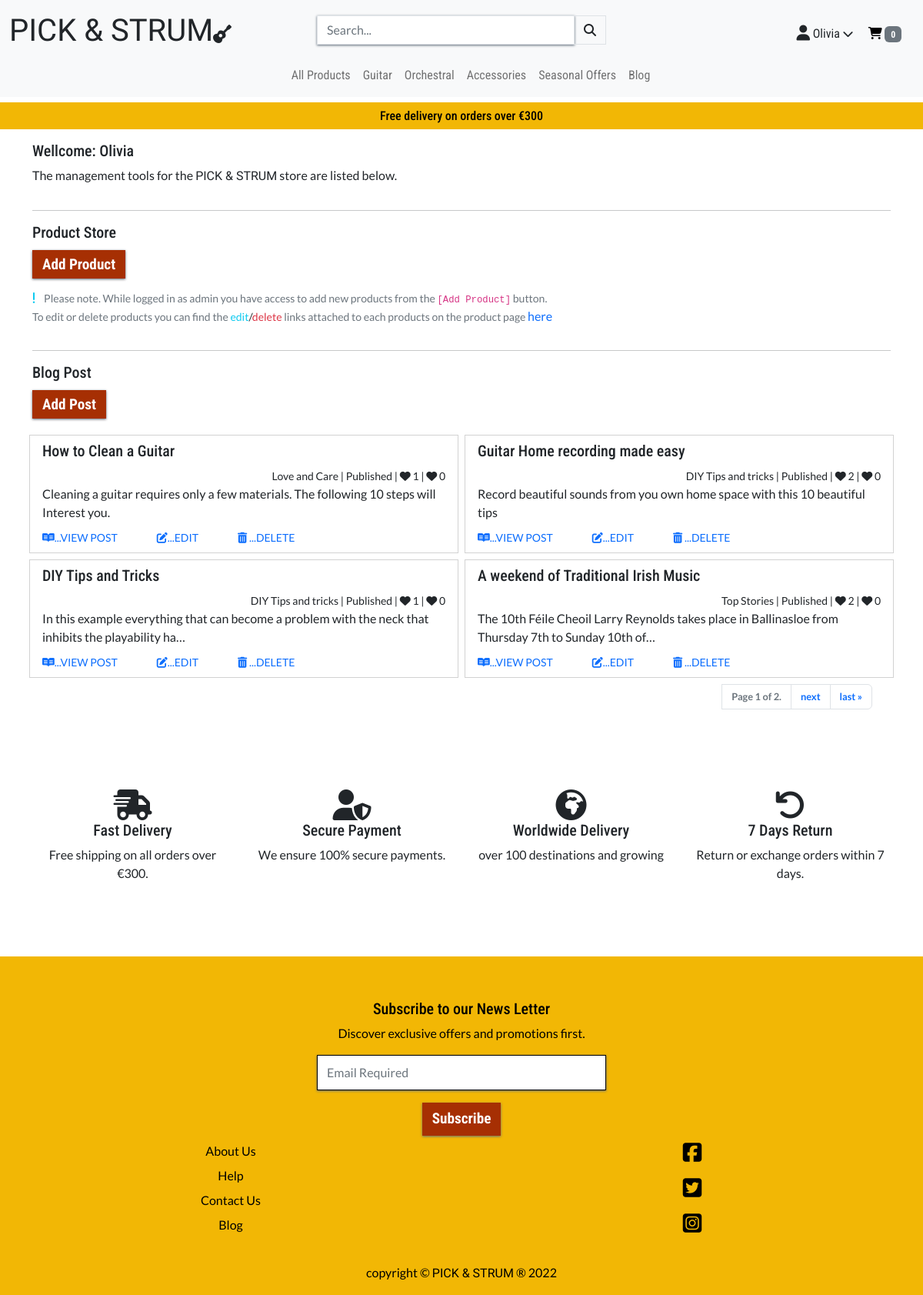
Page /management/ (signed in) on the committed database.
### blog/models.py (models this page shows, shortened)
class Post(models.Model):
    title = models.CharField(max_length=100, unique=True)
    slug = models.SlugField(max_length=100, unique=True)
    author = models.ForeignKey(
        User, null=True, on_delete=models.SET_NULL)
    updated_on = models.DateTimeField(auto_now=True)
    category = models.ForeignKey(
        PostCategory, null=True, on_delete=models.SET_NULL, related_name='post')
    content = models.TextField()
    featured_image = models.ImageField(null=True, blank=True)
    excerpt = models.TextField(blank=True)
    created_on = models.DateTimeField(auto_now_add=True)
    status = models.IntegerField(choices=STATUS, default=0)
    likes = models.ManyToManyField(
        User, related_name='story_likes', blank=True
        )
    dislikes = models.ManyToManyField(
        User, related_name='story_dislikes', blank=True
        )
    class Meta:
        ordering = ["-created_on"]
    def number_of_likes(self):
        return self.likes.count()
    def number_of_dislikes(self):
        return self.dislikes.count()

class PostCategory(models.Model):
    class Meta:
        verbose_name_plural = 'PostCategories'
    name = models.CharField(max_length=254)
    friendly_name = models.CharField(max_length=254, null=True, blank=True)

### management/views.py (the view)
# urls.py: path('management/', include('management.urls')),
@login_required
def management(request):
    if not request.user.is_superuser:
        messages.error(
            request, 'Only store owners are permitted to take this action.')
        return redirect(reverse('home'))
    paginator = Paginator(
        Post.objects.all().order_by("-created_on"), 4)
    page = request.GET.get('page')
    posts = paginator.get_page(page)
    context = {
        'posts': posts,
    }
    template_name = 'management/storekeep.html'
    return render(request, template_name, context)

### cart/contexts.py (called while the page is built, shortened)
def cart_contents(request):
    cart_items = []
    total = 0
    product_count = 0
    cart = request.session.get('cart', {})
    if total < settings.FREE_DELIVERY_THRESHOLD:
        delivery = total * Decimal(settings.STANDARD_DELIVERY_PERCENTAGE / 100)
        free_delivery_delta = settings.FREE_DELIVERY_THRESHOLD - total
    else:
        delivery = 0
        free_delivery_delta = 0
    grand_total = delivery + total
    context = {
        'cart_items': cart_items,
        'total': total,
        'product_count': product_count,
        'delivery': delivery,
        'free_delivery_delta': free_delivery_delta,
        'free_delivery_threshold': settings.FREE_DELIVERY_THRESHOLD,
        'grand_total': grand_total,
    }
    return context

### management/templates/management/storekeep.html (shortened to what this page needs)
{% extends "base.html" %}
{% load static %}
{% block page_header %}
<div class="container header-backspace">
</div>
{% endblock %}
{% block content %}
{% include 'includes/offer.html' %}
<div class="container mt-3">
    {% if request.user.is_superuser %}
    <div class="row">
        <div class="col-12">
            <h5>Wellcome: {{request.user}}</h5>
            <p>The management tools for the <br class="d-block d-sm-none"><span class="my-0 logo1">PICK</span><span class="logo2"> & </span><span class="logo1">STRUM</span> store are listed below.</p>
        </div>
    </div>
    <hr>
    <div class="row">
        <div class="col-12">
            <h5>Product Store</h5>
            <div class="my-3">
                <a href="{% url 'add_product' %}" class="fancy-btn text-decoration-none">Add Product</a>
            </div>
            <div>
                <p class="mt-2"><i class="fas fa-exclamation text-info pe-2"></i> <small class="text-muted">Please note.
                        While logged in as admin you have access to add
                        new products from the <code>[Add Product]</code> button.</small><br>
                    <small><span class="text-muted">To edit or delete products you can find the</span>
                        <span><span class="text-info">edit</span>/<span class="text-danger">delete</span></span> <span
                            class="text-muted"> links attached to each products on the product
                            page</span> </small><a href="{% url 'products' %}" class="text-decoration-none">here</a>
                </p>
            </div>
        </div>
    </div>
    <hr>
    <div class="row">
        <div class="row m-o">
            <div class="col">
                <h5>Blog Post</h5>
                <div class="my-3">
                    <a href="{% url 'add_post' %}" class="fancy-btn text-decoration-none">Add Post</a>
                </div>
            </div>
        </div>
        <div class="row m-0 row-cols-1 row-cols-md-2 g-2">
        {% for post in posts %}
            <div class="col">
                <div class="card h-100 rounded-0">
                    <div class="card-body py-2">
                        <h5>{{ post.title }}</h5>
                            <div class="text-end">
                                <small>
                                    {% if post.status == 1%}
                                    {{ post.category.friendly_name }} | Published | <i class="fas fa-heart"></i><span>
                                        {{ post.number_of_likes }}</span> | <i class="fas fa-heart"></i><span>
                                        {{ post.number_of_dislikes }}</span>
                                    {% else %}
                                    {{ post.category }} | Draft
                                    {% endif %}
                                </small>
                            </div>
                        <p class="m-0">{{ post.excerpt|truncatechars:100 }}</p>
                    </div>
                    <div class="card-footer bg-white border-0 pt-0">
                        {% if post.status == 1 %}
                        <a class="text-decoration-none me-5" href="{% url 'view_post' post.slug %}"><small><i class="fab fa-readme"></i>...VIEW POST</small></a>
                        <a class="text-decoration-none" href="{% url 'edit_post' post.slug %}"><small><i class="fas fa-edit"></i>...EDIT</small></a>
                        {% else %}
                        <a class="text-decoration-none" href="{% url 'edit_post' post.slug %}"><small><i class="fas fa-edit"></i>...EDIT</small></a>
                        {% endif %}
                        <a class="text-decoration-none ms-5" data-bs-toggle="modal" data-bs-target="#staticBackdrop{{post.slug}}" href=""><small><i class="fas fa-trash-alt"></i> ...DELETE</small></a>
                    </div>
                </div>
            </div>
        {% endfor %}
        </div>
        <div class="row my-2">
            <nav aria-label="Page navigation example">
                <ul class="pagination justify-content-end">
                    <span class="current">
                        <li class="page-item disabled"><a class="page-link text-responsive rounded-0" href="">Page
                                {{ posts.number }} of
                                {{ posts.paginator.num_pages }}.</a></li>
                    </span>
                    {% if posts.has_next %}
                    <li class="page-item"><a class="page-link text-responsive"
                            href="?page={{ posts.next_page_number }}">next</a></li>
                    <li class="page-item"><a class="page-link text-responsive"
                            href="?page={{ posts.paginator.num_pages }}">last &raquo;</a></li>
                    {% endif %}
                </ul>
            </nav>
        </div>
    </div>
    {% else %}
    <div class="row my-5">
        <div class="col text-center">
            <h4 class="text-danger">You do not have permission to be on this page</h4>
        </div>
    </div>
    {% endif %}
</div>
{% include 'includes/trust-stm.html' %}
{% endblock %}

### templates/base.html (shortened to what this page needs)
{% load static %}
<!DOCTYPE html>
<html lang="en">
<head>
  {% block corecss %}
  <link href="https://cdn.jsdelivr.net/npm/bootstrap@5.2.1/dist/css/bootstrap.min.css" rel="stylesheet"
>
  <link rel="stylesheet" href="{% static 'css/base.css' %}">
  {% endblock %}
</head>
<body>
  <header class="container-fluid fixed-top">
    <div class="row d-none d-lg-flex pt-2 bg-light">
      <div class="col-12 col-lg-4 text-lg-start my-auto py-1 py-lg-0">
        <a href="{% url 'home' %}" class="navbar-brand fs-1">
          <span class="my-0 logo1">PICK</span><span class="logo2"> & </span><span class="logo1">STRUM</span><i
            class="fas fa-guitar fs-4"></i>
        </a>
      </div>
      <div class="col-12 col-lg-4 my-auto py-1 py-lg-0">
        <form action="{% url 'products' %}" method="GET">
          <div class="input-group w-100">
            <input class="form-control border rounded-0" type="text" name="q" placeholder="Search...">
            <div class="input-group-append">
              <button class="form-control btn border rounded-0" type="submit">
                <span class="icon">
                  <i class="fas fa-search"></i>
                </span>
              </button>
            </div>
          </div>
        </form>
      </div>
      <div class="col-12 col-lg-4 my-auto py-1 py-lg-0">
        <ul class="list-inline list-unstyled text-center text-lg-end my-0 pt-2">
          <li class="list-inline-item me-3">
            <a class="nav-link" href="#useroptions" role="button" data-bs-toggle="collapse" aria-expanded="false"
              aria-controls="collapse-user-options">
              {% if request.user.is_authenticated %}
              <p class="my-0 h-text"><i class="fas fa-user fa-lg"></i> {{ user.username }} <small><i
                    class="fas fa-chevron-down"></i></small></p>
              {% else %}
              <p class="my-0 h-text"><i class="fas fa-user fa-lg"></i> My Account <small><i
                    class="fas fa-chevron-down"></i></small></p>
              {% endif %}
            </a>
          </li>
          <li class="list-inline-item me-3">
            <a class="{% if product_count %}text-info font-weight-bold{% else %}text-black{% endif %} nav-link"
              href="{% url 'view_cart' %}">
              <div class="text-center h-text">
                {% if product_count %}
                <p class="my-0"><i class="fas fa-shopping-cart"></i> <span
                    class="badge text-bg-secondary">{{ product_count }}</span></p>
                {% else %}
                <p class="my-0"><i class="fas fa-shopping-cart"></i> <span class="badge text-bg-secondary">0</span></p>
                {% endif %}
              </div>
            </a>
          </li>
        </ul>
      </div>
    </div>
    <div class="row">
      <nav class="navbar navbar-expand-lg navbar-light bg-light w-100 p-2">
        {% include 'includes/main-nav.html' %}
      </nav>
    </div>
  </header>
  {% block page_header %}
  {% endblock %}
  {% block content %}
  {% endblock %}
  <footer class="container-fluid bg-custom text-center py-3">
    <div class="row mt-3 justify-content-center">
      <div class="col-12 col-lg-4"></div>
      <div class="col-12 col-md-6 col-lg-4">
        <div id="mc_embed_signup" class="mail-chimp-box">
          <form
            action="https://gmail.us14.list-manage.com/subscribe/post?u=2f7dbdbcc9a2cdb4acadbcbc5&amp;id=a6c7c4e7e1&amp;f_id=003a66e3f0"
            method="post" id="mc-embedded-subscribe-form" name="mc-embedded-subscribe-form" class="validate pt-4"
            target="_blank" novalidate>
            <div id="mc_embed_signup_scroll">
              <h5>Subscribe to our News Letter</h5>
              <p>Discover exclusive offers and promotions first.</p>
              <div class="mc-field-group">
                <input type="email" value="" name="EMAIL" class="required email form-control" id="mce-EMAIL" required
                  placeholder="Email Required">
              </div>
              <div class="optionalParent">
                <div class="clear foot">
                  <input type="submit" value="Subscribe" name="subscribe" id="mc-embedded-subscribe"
                    class="btn button mt-3">
                </div>
              </div>
            </div>
          </form>
        </div>
      </div>
      <div class="col-12 col-lg-4"></div>
    </div>
    <div class="row">
      <div class="col-12 col-lg-6">
        <ul class="list-unstyled">
          <li><a class="nav-link pt-2" href="{% url 'about_us' %}">About Us</a></li>
          <li><a class="nav-link pt-2" href="">Help</a></li>
          <li><a class="nav-link pt-2" href="{% url 'contact_us' %}">Contact Us</a></li>
          <li><a class="nav-link pt-2" href="{% url 'blog_home' %}">Blog</a></li>
        </ul>
      </div>
      <div class="col-12 col-lg-6">
        <ul class="list-unstyled d-flex flex-lg-column justify-content-center">
          <li><a class="nav-link p-2" href=""><i class="fab fa-facebook-square fs-3"></i></a></li>
          <li><a class="nav-link p-2" href=""><i class="fab fa-twitter-square fs-3"></i></a></li>
          <li><a class="nav-link p-2" href=""><i class="fab fa-instagram-square fs-3"></i></a></li>
        </ul>
      </div>
    </div>
    <div class="row mt-2">
      <div class="col-12">
        <p class="mt-1 mb-0">copyright &#169; <span class="my-0 logo1">PICK</span><span class="logo2"> & </span><span
            class="logo1">STRUM</span> &reg; <span id="copy-right1"></span>
        </p>
      </div>
    </div>
  </footer>
</body>
</html>

### static/css/base.css (style rules this page uses)
* { padding: 0; margin: 0; box-sizing: border-box; }
:root { --white: #fff; --light-grey: #ccc; --black: #000; --yellow: #F2B705; --off-white: #ebeae9; --rust: #A62F03; --rust-dark: #590902; --ash: #aaaaaa; --light-blue: #5d6977; }
.bg-custom { background-color: var(--yellow); color: var(--black) !important; }
body { font-family: 'Lato', sans-serif; }
h1, h2, h3, h4, h5, h6, .h-text { font-family: 'Roboto Condensed', sans-serif; }
.logo1 { font-family: 'Ruslan Display', cursive; }
.logo2 { font-family: 'Henny Penny', cursive; }
.header-backspace { padding-top: 133px; }
input, .allauth-form-inner-content input, .mail-chimp-box input, .form-styling { box-sizing: border-box; border: 1px solid var(--black); border-radius: 0px; background-color: var(--white); padding: 10px 12px; box-shadow: 0 1px 3px 0 var(--light-blue); -webkit-transition: box-shadow 150ms ease; transition: box-shadow 150ms ease; }
.allauth-form-inner-content button, .allauth-form-inner-content input[type='submit'], .mail-chimp-box input[type='submit'], .form-styling input[type='submit'], .fancy-btn { font-weight: bold; font-family: 'Roboto Condensed', sans-serif; color: var(--white) !important; text-align: center; vertical-align: middle; -webkit-user-select: none; -moz-user-select: none; -ms-user-select: none; user-select: none; background-color: var(--rust) !important; ; border: 1px solid var(--rust); ; padding: .375rem .75rem; font-size: 1.2rem; line-height: 1.5; border-radius: 0; box-shadow: 0 1px 3px 0 var(--light-blue); -webkit-transition: box-shadow 150ms ease; transition: box-shadow 150ms ease; transition: 300ms ease; }
.text-responsive { font-size: clamp(0.8rem, 0.9vw, 1.1rem) !important; font-weight: bold; }

### rows in the picture
Post: title "How to Clean a Guitar", category.friendly_name "Love and Care", number_of_likes "1", number_of_dislikes "0", excerpt "Cleaning a guitar requires only a few materials. The following 10 steps will Interest you.", status 1 (drawn)
Post: title "Guitar Home recording made easy", category.friendly_name "DIY Tips and tricks", number_of_likes "2", number_of_dislikes "0", excerpt "Record beautiful sounds from you own home space with this 10 beautiful tips", status 1 (drawn)
Post: title "DIY Tips and Tricks", category.friendly_name "DIY Tips and tricks", number_of_likes "1", number_of_dislikes "0", excerpt "In this example everything that can become a problem with the neck that inhibits the playability ha…", status 1 (drawn)
Post: title "A weekend of Traditional Irish Music", category.friendly_name "Top Stories", number_of_likes "2", number_of_dislikes "0", excerpt "The 10th Féile Cheoil Larry Reynolds takes place in Ballinasloe from Thursday 7th to Sunday 10th of…", status 1 (drawn)

### other values in the picture
{{ user.username }} "Olivia"
{{ free_delivery_threshold }} "300"
{{ request.user }} "Olivia"
{{ posts.number }} "1"
{{ posts.paginator.num_pages }} "2"
